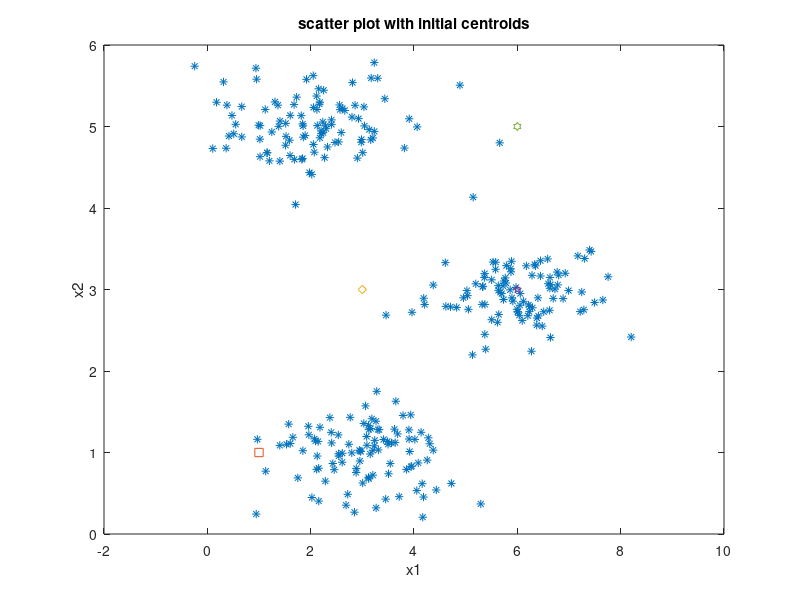

Here is the MATLAB script that generated this plot: (Note: this script raises an error after producing the figure.)
%bindhu Kumar Reddy 
%PUID :0029054149
%November 2016

%Kmeans clustering with 4 centroids
clc
close all
clear all
load('KmeansDat');
x1=X(:,1);
x2=X(:,2);
x=[x1 x2];
m=length(X);
iterations=200;
u=[1 1;3 3;6 3;6 5];
figure();
plot(x1,x2,'*',1,1,'s',3,3,'d',6,3,'p',6,5,'h');
xlabel('x1');
ylabel('x2');
title('scatter plot with initial centroids');
figure();
for i=1:iterations
t=1;
s=1;
r=1;
z=1;
for j=1:m
A=[sqrt((x(j,:)-u(1,:))*(x(j,:)-u(1,:))') sqrt((x(j,:)-
u(2,:))*(x(j,:)-u(2,:))') sqrt((x(j,:)-u(3,:))*(x(j,:)-u(3,:))')
sqrt((x(j,:)-u(4,:))*(x(j,:)-u(4,:))')];
d(j)=sum(A);
[val, ind]=min(A);
c(j)=ind;
if c(j)==1
l(r,:)=x(j,:);
r=r+1;
d(j)=A(c(j));
elseif c(j)==2
q(s,:)=x(j,:);
s=s+1;
d(j)=A(c(j));
elseif c(j)==3
n(t,:)=x(j,:);
t=t+1;
d(j)=A(c(j));
else
h(z,:)=x(j,:);
z=z+1;
d(j)=A(c(j));
end
end
u(1,:)=(1/length(l))*sum(l);
u(2,:)=(1/length(q))*sum(q);
u(3,:)=(1/length(n))*sum(n);
4
u(4,:)=(1/length(h))*sum(h);
D(i)=sum(d);
title('final centroids after 10 iterations');
plot(l(:,1),l(:,2),'r*')
hold on
plot(q(:,1),q(:,2),'b*')
hold on
plot(n(:,1),n(:,2),'k*');
hold on
plot(h(:,1),h(:,2),'g*');
hold on
plot(u(1,1),u(1,2),'s');
plot(u(2,1),u(2,2),'d');
plot(u(3,1),u(3,2),'p');
plot(u(4,1),u(4,2),'h');
clear q;
clear l;
clear n;
clear h;
end
figure()
plot(1:iterations,D);
xlabel('iterations');
ylabel('costfunction D');
title('cost function');
disp('the final centroid points are');
disp(u);